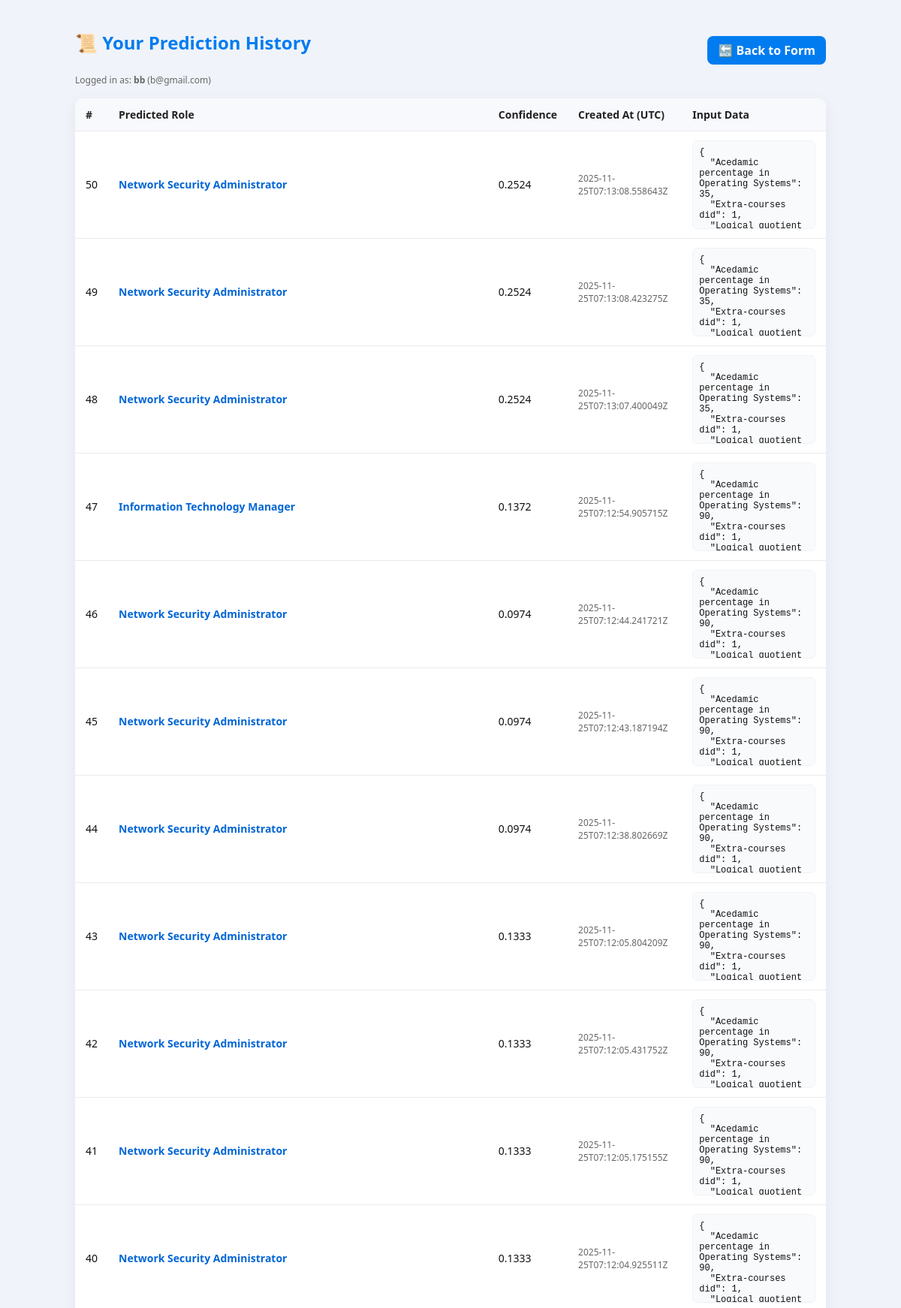
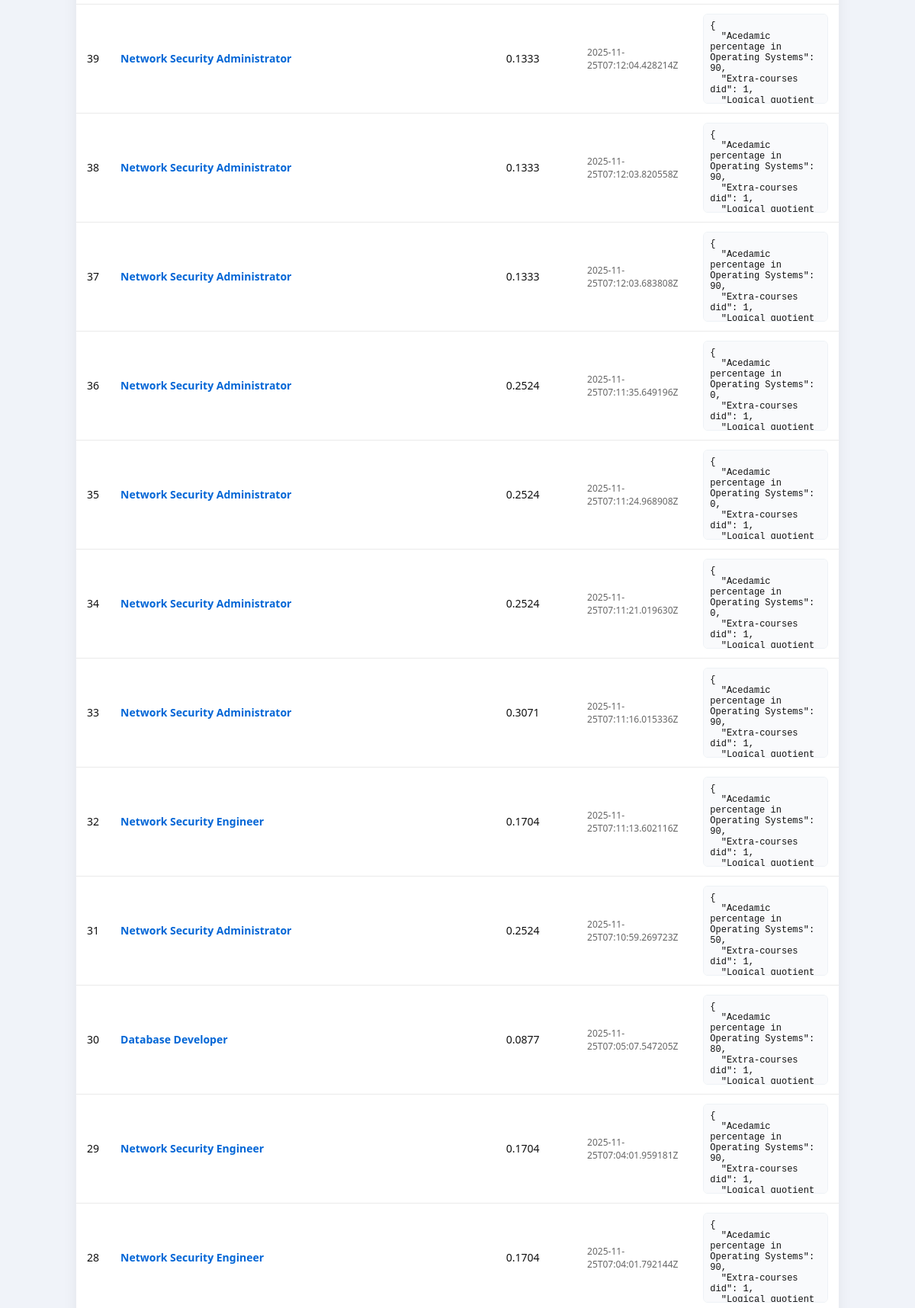
Screenshot of /history (signed in, upper part) with the database file from the repository (2 pictures, top to bottom).
### tables this page shows
CREATE TABLE predictions (
            id INTEGER PRIMARY KEY AUTOINCREMENT,
            user_id INTEGER NULL,
            input_json TEXT NOT NULL,
            predicted_role TEXT,
            confidence REAL,
            created_at TEXT NOT NULL,
            FOREIGN KEY (user_id) REFERENCES users(id)
        );

### app.py (the view)
@app.route("/history")
def history():
    user = session.get("user")
    if not user:
        session["show_login"] = True
        return redirect(url_for("home"))
    user_id = user["id"]
    items = get_user_predictions(user_id, limit=500)
    return render_template("history.html", user=user, items=items)

### app.py (called while the page is built)
def get_conn():
    os.makedirs(os.path.dirname(DB_PATH), exist_ok=True)
    conn = sqlite3.connect(DB_PATH, timeout=30, check_same_thread=False)
    try:
        cur = conn.cursor()
        try:
            cur.execute("PRAGMA journal_mode=WAL;")
            cur.execute("PRAGMA synchronous=NORMAL;")
        except Exception:
            pass
        finally:
            cur.close()
    except Exception:
        pass
    return conn

def get_user_predictions(user_id, limit=200):
    items = []
    with get_conn() as conn:
        c = conn.cursor()
        c.execute("SELECT id, input_json, predicted_role, confidence, created_at FROM predictions WHERE user_id = ? ORDER BY id DESC LIMIT ?",
                  (user_id, limit))
        rows = c.fetchall()
    for r in rows:
        _id, input_json, predicted_role, confidence, created_at = r
        try:
            inp = json.loads(input_json)
        except Exception:
            inp = {"raw": input_json}
        items.append({
            "id": _id,
            "input": inp,
            "predicted_role": predicted_role,
            "confidence": confidence,
            "created_at": created_at
        })
    return items

### templates/history.html (shortened to what this page needs)
<!DOCTYPE html>
<html lang="en">
<head>
</head>
<body>
  <div class="wrap">
    <div class="topbar">
      <div>
        <h2>📜 Your Prediction History</h2>
        <div class="meta">Logged in as: <strong>{{ user.username }}</strong> ({{ user.email }})</div>
      </div>
      <div>
        <a class="btn" href="{{ url_for('index') }}">🔙 Back to Form</a>
      </div>
    </div>
    {% if items and items|length > 0 %}
    <table>
      <thead>
        <tr>
          <th>#</th>
          <th>Predicted Role</th>
          <th>Confidence</th>
          <th>Created At (UTC)</th>
          <th>Input Data</th>
        </tr>
      </thead>
      <tbody>
        {% for it in items %}
        <tr>
          <td data-label="#"> {{ it.id }} </td>
          <td data-label="Role"> <strong style="color:#0366d6;">{{ it.predicted_role }}</strong> </td>
          <td data-label="Confidence"> {% if it.confidence %}{{ "%.4f"|format(it.confidence) }}{% else %}-{% endif %} </td>
          <td data-label="Time" class="meta">{{ it.created_at }}</td>
          <td data-label="Input"><pre>{{ it.input | tojson(indent=2) }}</pre></td>
        </tr>
        {% endfor %}
      </tbody>
    </table>
    {% else %}
      <p style="text-align:center; color:#555; margin-top:30px;">
        💤 No predictions yet. Go to <a href="{{ url_for('index') }}">Career Form</a> to make your first prediction!
      </p>
    {% endif %}
  </div>
</body>
</html>

### templates/history.html (style rules this page uses)
body { font-family: 'Segoe UI', Arial, sans-serif; background: #f0f3f9; margin: 0; padding: 20px; color: #111; }
.wrap { max-width: 1000px; margin: 0 auto; }
h2 { text-align: center; color: #007cf0; margin-bottom: 25px; }
table { width: 100%; border-collapse: collapse; background: white; border-radius: 10px; box-shadow: 0 6px 20px rgba(0, 0, 0, 0.06); overflow: hidden; }
th, td { padding: 12px 14px; border-bottom: 1px solid #eaeaea; text-align: left; font-size: 14px; }
th { background: #f8f9fc; font-weight: bold; color: #222; }
pre { margin: 0; background: #f9fafc; border: 1px solid #eef2f6; border-radius: 6px; padding: 8px; font-size: 12px; max-height: 100px; overflow: auto; white-space: pre-wrap; }
.topbar { display: flex; justify-content: space-between; align-items: center; margin-bottom: 16px; }
.btn { background: #007cf0; color: #fff; padding: 8px 14px; border: none; border-radius: 8px; cursor: pointer; text-decoration: none; font-weight: 600; }
.meta { font-size: 12px; color: #666; }

### rows the page displays
predictions: id "50", predicted_role "Network Security Administrator", confidence "0.2524", created_at "2025-11-25T07:13:08.558643Z", input|tojson "{ \"Acedamic percentage in Operating Systems\": 35, \"Extra-courses did\": 1, \"Logical quotient…"
predictions: id "49", predicted_role "Network Security Administrator", confidence "0.2524", created_at "2025-11-25T07:13:08.423275Z", input|tojson "{ \"Acedamic percentage in Operating Systems\": 35, \"Extra-courses did\": 1, \"Logical quotient…"
predictions: id "48", predicted_role "Network Security Administrator", confidence "0.2524", created_at "2025-11-25T07:13:07.400049Z", input|tojson "{ \"Acedamic percentage in Operating Systems\": 35, \"Extra-courses did\": 1, \"Logical quotient…"
predictions: id "47", predicted_role "Information Technology Manager", confidence "0.1372", created_at "2025-11-25T07:12:54.905715Z", input|tojson "{ \"Acedamic percentage in Operating Systems\": 90, \"Extra-courses did\": 1, \"Logical quotient…"
predictions: id "46", predicted_role "Network Security Administrator", confidence "0.0974", created_at "2025-11-25T07:12:44.241721Z", input|tojson "{ \"Acedamic percentage in Operating Systems\": 90, \"Extra-courses did\": 1, \"Logical quotient…"
predictions: id "45", predicted_role "Network Security Administrator", confidence "0.0974", created_at "2025-11-25T07:12:43.187194Z", input|tojson "{ \"Acedamic percentage in Operating Systems\": 90, \"Extra-courses did\": 1, \"Logical quotient…"
predictions: id "44", predicted_role "Network Security Administrator", confidence "0.0974", created_at "2025-11-25T07:12:38.802669Z", input|tojson "{ \"Acedamic percentage in Operating Systems\": 90, \"Extra-courses did\": 1, \"Logical quotient…"
predictions: id "43", predicted_role "Network Security Administrator", confidence "0.1333", created_at "2025-11-25T07:12:05.804209Z", input|tojson "{ \"Acedamic percentage in Operating Systems\": 90, \"Extra-courses did\": 1, \"Logical quotient…"
predictions: id "42", predicted_role "Network Security Administrator", confidence "0.1333", created_at "2025-11-25T07:12:05.431752Z", input|tojson "{ \"Acedamic percentage in Operating Systems\": 90, \"Extra-courses did\": 1, \"Logical quotient…"
predictions: id "41", predicted_role "Network Security Administrator", confidence "0.1333", created_at "2025-11-25T07:12:05.175155Z", input|tojson "{ \"Acedamic percentage in Operating Systems\": 90, \"Extra-courses did\": 1, \"Logical quotient…"
predictions: id "40", predicted_role "Network Security Administrator", confidence "0.1333", created_at "2025-11-25T07:12:04.925511Z", input|tojson "{ \"Acedamic percentage in Operating Systems\": 90, \"Extra-courses did\": 1, \"Logical quotient…"
predictions: id "39", predicted_role "Network Security Administrator", confidence "0.1333", created_at "2025-11-25T07:12:04.428214Z", input|tojson "{ \"Acedamic percentage in Operating Systems\": 90, \"Extra-courses did\": 1, \"Logical quotient…"
predictions: id "38", predicted_role "Network Security Administrator", confidence "0.1333", created_at "2025-11-25T07:12:03.820558Z", input|tojson "{ \"Acedamic percentage in Operating Systems\": 90, \"Extra-courses did\": 1, \"Logical quotient…"
predictions: id "37", predicted_role "Network Security Administrator", confidence "0.1333", created_at "2025-11-25T07:12:03.683808Z", input|tojson "{ \"Acedamic percentage in Operating Systems\": 90, \"Extra-courses did\": 1, \"Logical quotient…"
predictions: id "36", predicted_role "Network Security Administrator", confidence "0.2524", created_at "2025-11-25T07:11:35.649196Z", input|tojson "{ \"Acedamic percentage in Operating Systems\": 0, \"Extra-courses did\": 1, \"Logical quotient…"
predictions: id "35", predicted_role "Network Security Administrator", confidence "0.2524", created_at "2025-11-25T07:11:24.968908Z", input|tojson "{ \"Acedamic percentage in Operating Systems\": 0, \"Extra-courses did\": 1, \"Logical quotient…"
predictions: id "34", predicted_role "Network Security Administrator", confidence "0.2524", created_at "2025-11-25T07:11:21.019630Z", input|tojson "{ \"Acedamic percentage in Operating Systems\": 0, \"Extra-courses did\": 1, \"Logical quotient…"
predictions: id "33", predicted_role "Network Security Administrator", confidence "0.3071", created_at "2025-11-25T07:11:16.015336Z", input|tojson "{ \"Acedamic percentage in Operating Systems\": 90, \"Extra-courses did\": 1, \"Logical quotient…"
predictions: id "32", predicted_role "Network Security Engineer", confidence "0.1704", created_at "2025-11-25T07:11:13.602116Z", input|tojson "{ \"Acedamic percentage in Operating Systems\": 90, \"Extra-courses did\": 1, \"Logical quotient…"
predictions: id "31", predicted_role "Network Security Administrator", confidence "0.2524", created_at "2025-11-25T07:10:59.269723Z", input|tojson "{ \"Acedamic percentage in Operating Systems\": 50, \"Extra-courses did\": 1, \"Logical quotient…"
predictions: id "30", predicted_role "Database Developer", confidence "0.0877", created_at "2025-11-25T07:05:07.547205Z", input|tojson "{ \"Acedamic percentage in Operating Systems\": 80, \"Extra-courses did\": 1, \"Logical quotient…"
predictions: id "29", predicted_role "Network Security Engineer", confidence "0.1704", created_at "2025-11-25T07:04:01.959181Z", input|tojson "{ \"Acedamic percentage in Operating Systems\": 90, \"Extra-courses did\": 1, \"Logical quotient…"
predictions: id "28", predicted_role "Network Security Engineer", confidence "0.1704", created_at "2025-11-25T07:04:01.792144Z", input|tojson "{ \"Acedamic percentage in Operating Systems\": 90, \"Extra-courses did\": 1, \"Logical quotient…"

### other values shown
{{ user.username }} "bb"
{{ user.email }} "b@gmail.com"
